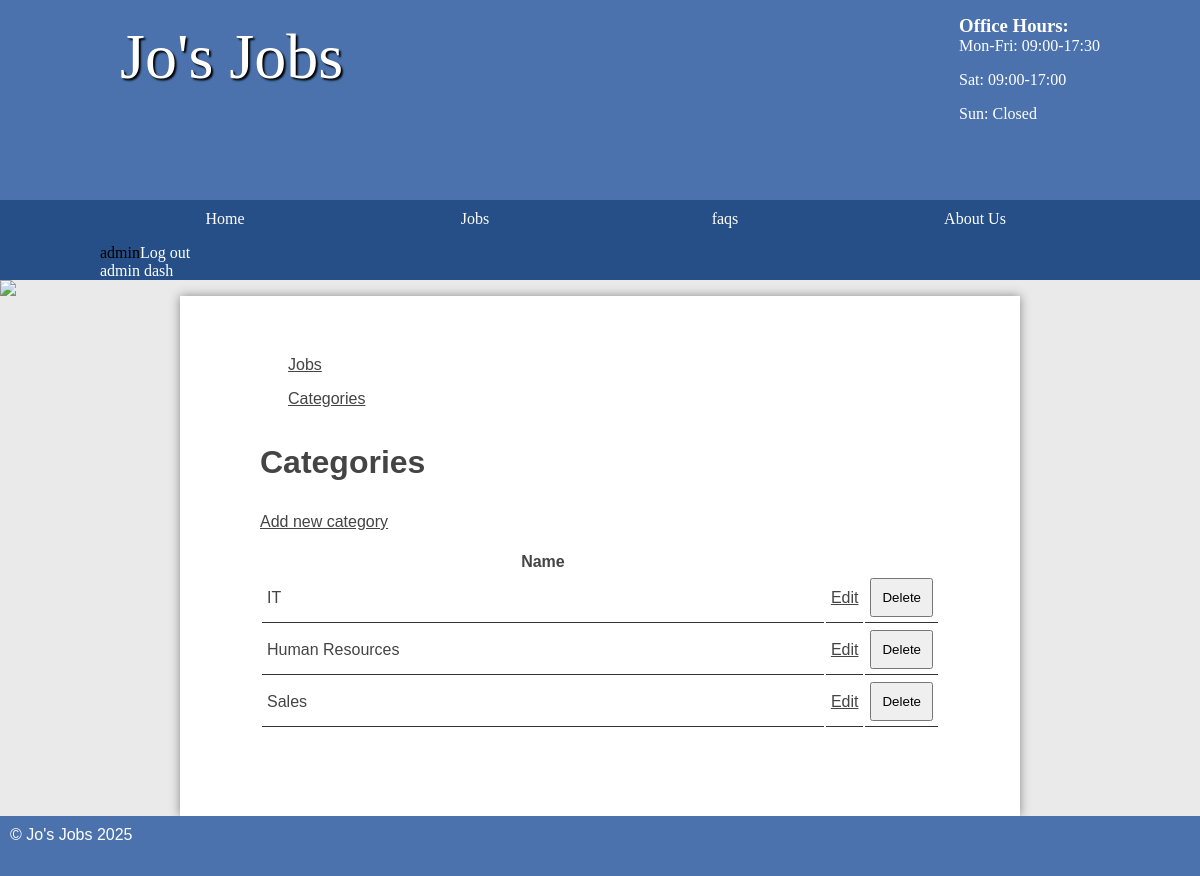
The app's page /websites/jobs/public/index.php?page=categories.php (signed in) with its own data.
### tables this page shows
CREATE TABLE `category` (
  `id` int(11) NOT NULL,
  `name` varchar(45) DEFAULT NULL
);

### websites/jobs/public/function/loadtemplate.php (called while the page is built, shortened)
<?php
function loadTemplate($filename, $tempVars){
	extract($tempVars);
	require $filename;
	$content = ob_get_clean();
	return $content;
}

### websites/jobs/public/pages/categories.php (called while the page is built, shortened)
<?php
  $cat = new DatabaseTable('category');
    $Categories = $cat->findAll();
$content = loadTemplate('./templates/categories_template.php', ['categories'=>$Categories]);
		?>

### websites/jobs/public/classes/databasetable.php (called while the page is built, shortened)
<?php
class DatabaseTable
{
	public $table;
	public function __construct($table)
	{
		$this->table = $table;
	}
	function findAll()
	{
		global $pdo;
		$stmt = $pdo->prepare("SELECT * FROM $this->table");
		$stmt->execute();
		return $stmt;
	}
}

### websites/jobs/public/templates/categories_template.php (the view)
<section class="left">
    <ul>
        <li><a href="index.php?page=jobs.php">Jobs</a></li>
        <li><a href="index.php?page=categories.php">Categories</a></li>
    </ul>
</section>
<section class="right">
    <?php
    if (isset($_SESSION['loggedin']) && $_SESSION['role'] == 'admin') {
        ?>
        <h2>Categories</h2>
        <a class="new" href="index.php?page=addcategory.php">Add new category</a>
        <?php
        echo '<table>';
        echo '<thead>';
        echo '<tr>';
        echo '<th>Name</th>';
        echo '<th style="width: 5%">&nbsp;</th>';
        echo '<th style="width: 5%">&nbsp;</th>';
        echo '</tr>';
        foreach ($categories as $category) {
            echo '<tr>';
            echo '<td>' . $category['name'] . '</td>';
            echo '<td><a style="float: right" href="index.php?page=editcategory.php&id=' . $category['id'] . '">Edit</a></td>';
            echo '<td><form method="post" action="index.php?page=deletecategory.php">
            <input type="hidden" name="id" value="' . $category['id'] . '" />
            <input type="submit" name="submit" value="Delete" />
            </form></td>';
            echo '</tr>';
        }
        echo '</thead>';
        echo '</table>';
    }
    else {
        require './templates/login_template.php';
    }
    ?>
</section>

### websites/jobs/public/css/styles.css (style rules this page uses)
* { margin: 0; padding: 0; }
html { font-family: 'Oxygen-Regular', verdana, sans-serif; }
body { background-color: #eaeaea; }
main ul { margin-left: 3em; }
main a { color: #333; }
main h2 { font-size:2em; }
p, li, h2 { margin-bottom: 1em; }
form select, form label, form input, form textarea { float: left; width: 200px; padding: 10px; margin-top: 20px; }
input[type="submit"] { clear: both; margin-left: 220px; width: 220px; }
.left ul { list-style-type: none }
section a { color: #444; }
table { width: 100%; margin-top: 20px; }
td { padding: 5px; border-bottom: 1px solid #333; }
table td input[type="submit"] { margin: 0; float: right; width: auto; padding: auto; }
.right { padding: 20px; }

### records on screen
category: name "IT"
category: name "Human Resources"
category: name "Sales"

### other values on screen
$_SESSION['loggedin'] "admin"
